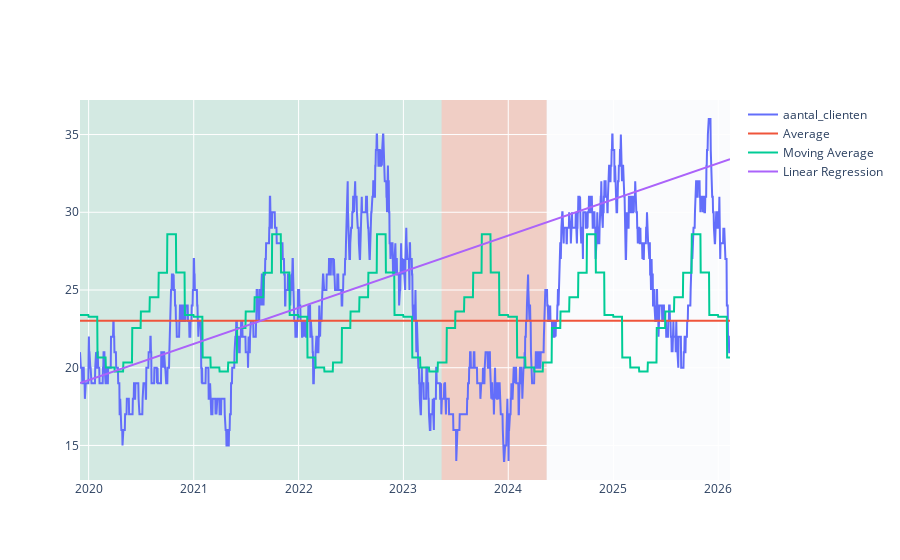

Write notebook code for a chart like this one.
### Code cell
X_train, X_test, y_train, y_test = ts_train_test_split(df_Xy, cutoff_date='2023-05-14')

## Train models
average = AverageTrain(X_train=X_train, y_train=y_train, window_size=None)
monthly_mean = MonthlyMovingAveringTrain(X_train=X_train, y_train=y_train,)
LRmodel = LinearRegressionTrain(X_train=X_train, y_train=y_train)
## Results training period
y_preds_A_hist = AveragePredict(X_test=X_train, average=average)
y_preds_MA_hist = MonthlyMovingAveringPredict(X_test=X_train, monthly_mean=monthly_mean)
y_preds_LR_hist = LinearRegressionPredict(X_test=X_train, model=LRmodel)
## Predict future period (evaluation period & future period)
y_preds_A = AveragePredict(X_test=X_test, average=average)
y_preds_MA = MonthlyMovingAveringPredict(X_test=X_test, monthly_mean=monthly_mean)
y_preds_LR = LinearRegressionPredict(X_test=X_test, model=LRmodel)

## Make total DataFrame
# y_test t/m '2024-05-14' (evaluatie periode: 2023-05-14 t/m 2024-05-14)

# Create a DataFrame
df_end = pd.DataFrame({
    'datum': pd.concat([X_train, X_test]),
    'aantal_clienten': np.concatenate([y_train, y_test]),
    'Average': np.concatenate([y_preds_A_hist, y_preds_A]),
    'Moving Average': np.concatenate([y_preds_MA_hist, y_preds_MA]),
    'Linear Regression': np.concatenate([y_preds_LR_hist, y_preds_LR])
})

## Plot results
fig = go.Figure()

fig.add_trace(go.Scatter(
    x=df_end['datum'], 
    y=df_end['aantal_clienten'], 
    mode='lines', 
    name=str('aantal_clienten')))
fig.add_trace(go.Scatter(
    x=df_end['datum'], 
    y=df_end['Average'], 
    mode='lines', 
    name=str('Average')))
fig.add_trace(go.Scatter(
    x=df_end['datum'], 
    y=df_end['Moving Average'], 
    mode='lines', 
    name=str('Moving Average')))
fig.add_trace(go.Scatter(
    x=df_end['datum'], 
    y=df_end['Linear Regression'], 
    mode='lines', 
    name=str('Linear Regression')))

# Add a shape to highlight a part of the graph
fig.update_layout(
    shapes=[
        dict(
            type="rect",
            xref="x",
            yref="paper",
            x0=df_end['datum'].min(),
            y0=0,
            x1='2023-05-14',
            y1=1,
            fillcolor="limegreen",
            opacity=0.1,
            layer="below",
            line_width=0,
        ),
        dict(
            type="rect",
            xref="x",
            yref="paper",
            x0='2023-05-14',
            y0=0,
            x1='2024-05-14',
            y1=1,
            fillcolor="LightSalmon",
            opacity=0.4,
            layer="below",
            line_width=0,
        ),
        dict(
            type="rect",
            xref="x",
            yref="paper",
            x0='2024-05-14',
            y0=0,
            x1=df_end['datum'].max(),
            y1=1,
            fillcolor="white",
            opacity=0.8,
            layer="below",
            line_width=0,
        )
    ]
)

fig.show()

### Figure 1 — Plotly figure (JSON) as saved in the notebook; plotly's stock layout.template omitted (floating-point values rounded to 4 significant figures; data arrays with more than 128 entries replaced by an {"elided": "..."} marker saying what was removed)
{"data": [{"mode": "lines", "name": "aantal_clienten", "type": "scatter", "x": {"elided": "2264 str values"}, "y": {"elided": "2264 int values"}}, {"mode": "lines", "name": "Average", "type": "scatter", "x": {"elided": "2264 str values"}, "y": {"elided": "2264 float values"}}, {"mode": "lines", "name": "Moving Average", "type": "scatter", "x": {"elided": "2264 str values"}, "y": {"elided": "2264 float values"}}, {"mode": "lines", "name": "Linear Regression", "type": "scatter", "x": {"elided": "2264 str values"}, "y": {"elided": "2264 float values"}}], "layout": {"shapes": [{"fillcolor": "limegreen", "layer": "below", "line": {"width": 0}, "opacity": 0.1, "type": "rect", "x0": "2019-12-02T00:00:00", "x1": "2023-05-14", "xref": "x", "y0": 0, "y1": 1, "yref": "paper"}, {"fillcolor": "LightSalmon", "layer": "below", "line": {"width": 0}, "opacity": 0.4, "type": "rect", "x0": "2023-05-14", "x1": "2024-05-14", "xref": "x", "y0": 0, "y1": 1, "yref": "paper"}, {"fillcolor": "white", "layer": "below", "line": {"width": 0}, "opacity": 0.8, "type": "rect", "x0": "2024-05-14", "x1": "2026-02-11T00:00:00", "xref": "x", "y0": 0, "y1": 1, "yref": "paper"}]}}
